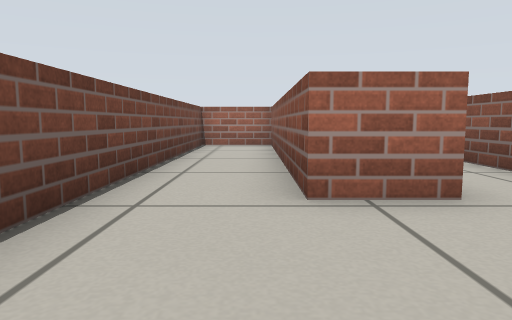
view 1 (above)

16 first-person views from a walk through a Gazebo world. The camera is 0.35 m above the floor, tilts 6° down and sees 70° across. Floor lines are 1 m apart. The floor is counted in squares, 0.5 m on a side. Each view is taken from the middle of a square. On the plan, view 1 faces up. The plan holds only what a view shows up to about 11 squares ahead; the rest is blank.

view 2
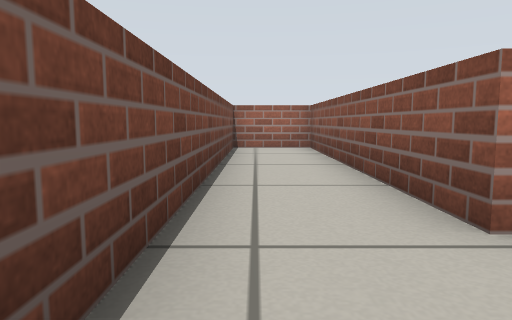

view 3
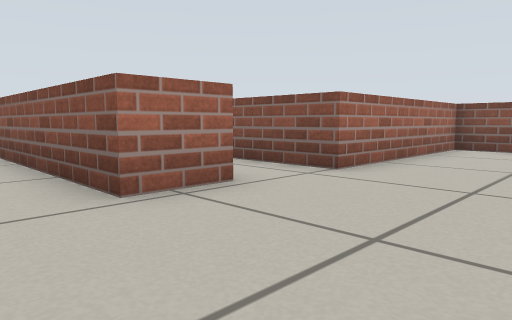

view 4
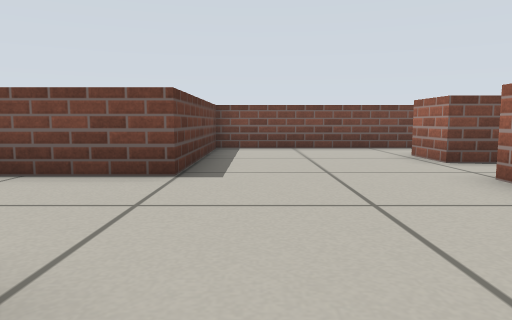

view 5
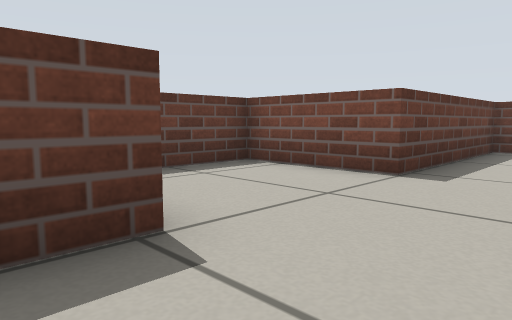

view 6
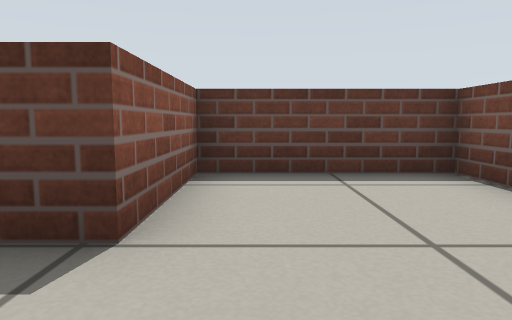

view 7
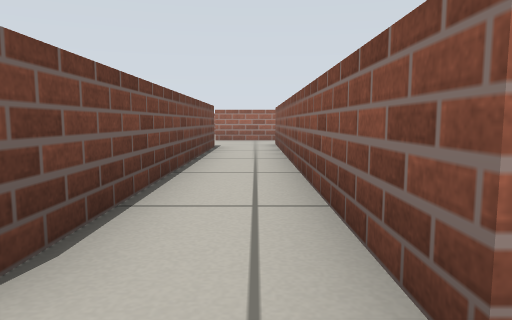

view 8
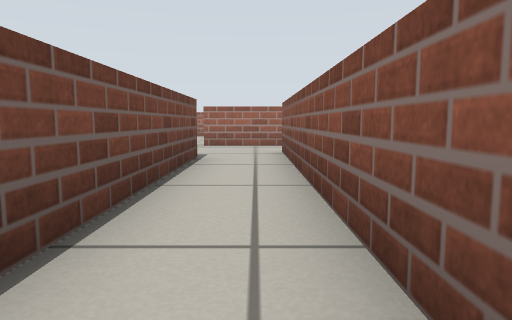

view 9
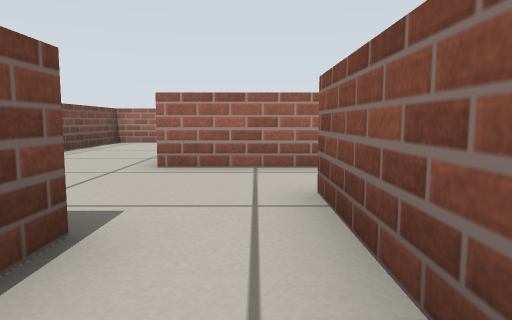

view 10
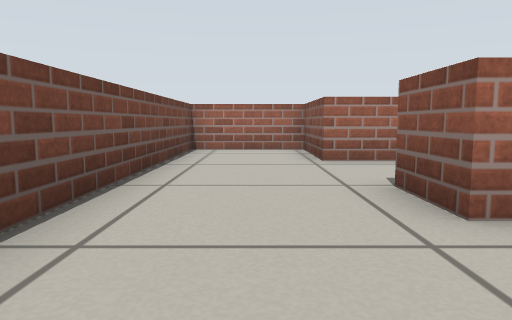

view 11
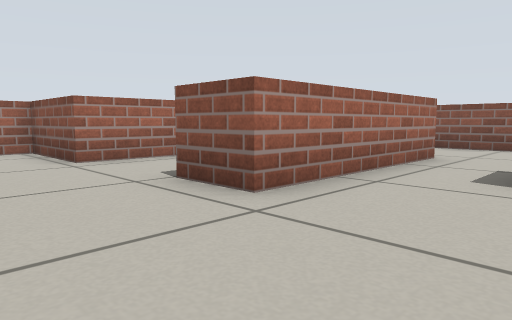

view 12
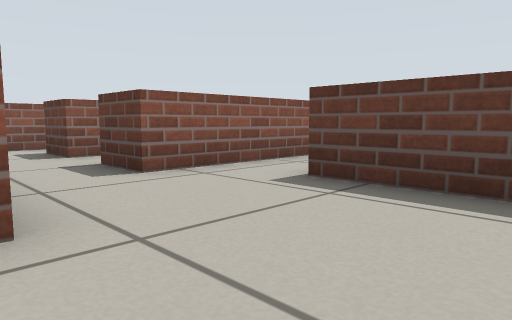

view 13
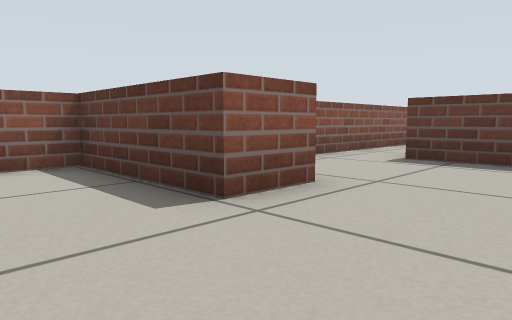

view 14
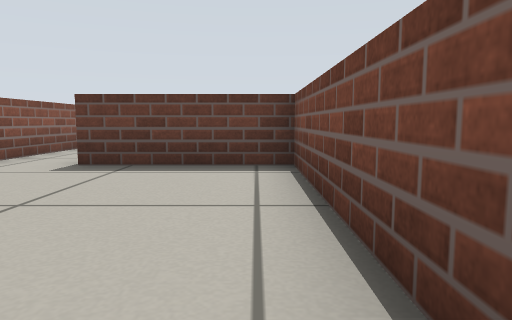

view 15
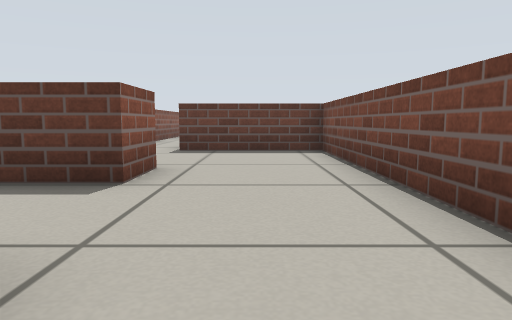

view 16
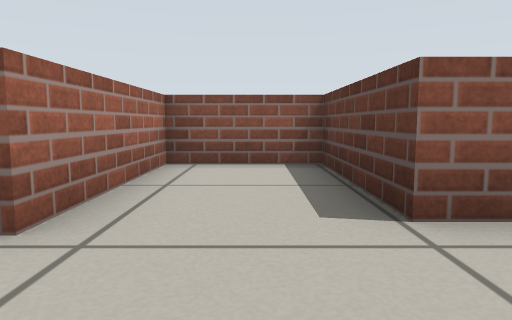

### Floor plan
Points are (right, up) in squares from view 1. A wall is a line through its corners. A room is listed if a view was taken in it or the views show most of it. See-through windows are left out.
Room 1 (views 1, 2, 3, 4, 5, 6, 7)
walls: (1.8, 3.2) (0.5, 3.2) (0.5, 10.8) (-1.6, 10.8) (-1.6, -1) (3.3, -1) (3.3, -3.9) (6.8, -3.9) (6.8, -1) (7.8, -1); (8.8, 1.6) (8.8, 2.9) (3.6, 2.9)
ways out: opening at (3, 2) to room 2
Room 2 (views 8, 9, 10, 11, 12, 13, 14, 15, 16)
walls: (3.5, 15.5) (1.5, 15.5) (1.5, 16.9) (5, 16.9) (5, 19.5) (1.2, 19.5) (1.2, 22.1) (-1.6, 22.1) (-1.6, 12.2) (1.8, 12.2) (1.8, 3.2); (3.6, 2.9) (3.6, 13.6)
ways out: opening at (3, 2) to room 1; opening at (4.5, 15)

Where each view was taken, in squares from view 1:
view 1: 0 up, 0 right, facing up
view 2: 1 up, 1 left, facing up
view 3: 0 up, 1 left, facing up-right
view 4: 0 up, 8 right, facing left
view 5: 1 up, 8 right, facing down-left
view 6: 1 up, 6 right, facing down
view 7: 2 up, 3 right, facing up
view 8: 5 up, 3 right, facing up
view 9: 10 up, 3 right, facing up
view 10: 13 up, 0 right, facing up
view 11: 13 up, 1 left, facing up-right
view 12: 16 up, 1 left, facing down-right
view 13: 19 up, 1 left, facing down-right
view 14: 18 up, 1 left, facing down
view 15: 21 up, 0 right, facing down
view 16: 18 up, 1 left, facing right
